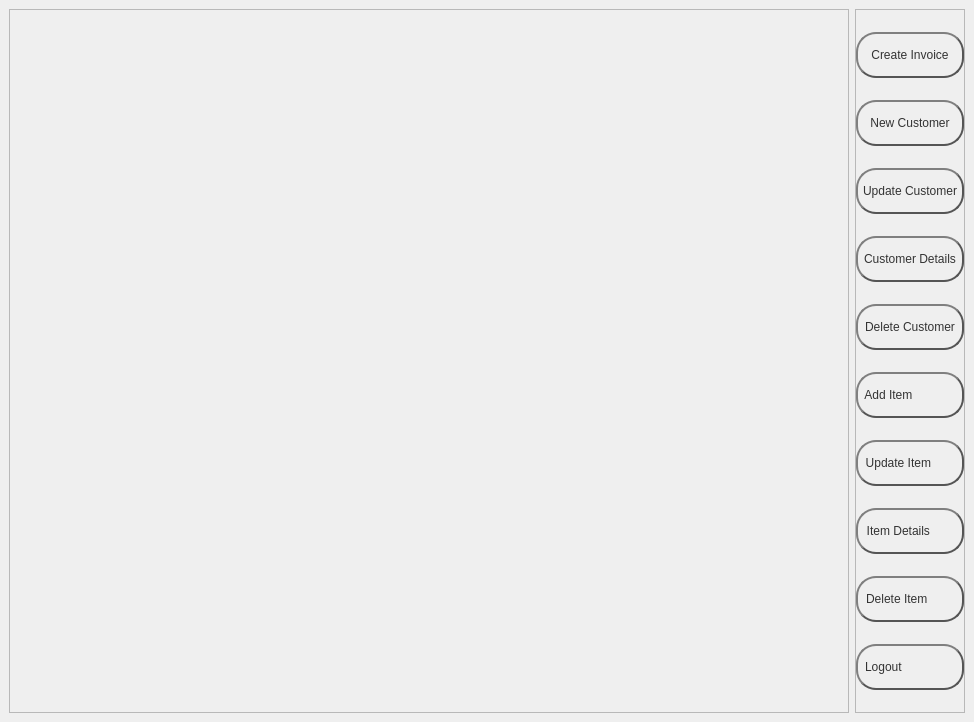
<?xml version="1.0" encoding="UTF-8"?>
<ui version="4.0">
 <class>MainWindow</class>
 <widget class="QMainWindow" name="MainWindow">
  <property name="geometry">
   <rect>
    <x>0</x>
    <y>0</y>
    <width>974</width>
    <height>722</height>
   </rect>
  </property>
  <property name="windowTitle">
   <string>Bill Management System</string>
  </property>
  <property name="styleSheet">
   <string notr="true">QMainWindow{background-image: url(:/newPrefix/cashier-supermarket-billing-software-pos-pchvector-e1584790103322.jpg);}
</string>
  </property>
  <widget class="QWidget" name="centralwidget">
   <property name="styleSheet">
    <string notr="true"/>
   </property>
   <layout class="QHBoxLayout" name="horizontalLayout">
    <item>
     <widget class="QFrame" name="left_Frame_2">
      <property name="frameShape">
       <enum>QFrame::StyledPanel</enum>
      </property>
      <property name="frameShadow">
       <enum>QFrame::Raised</enum>
      </property>
      <layout class="QHBoxLayout" name="horizontalLayout_2">
       <item>
        <widget class="QStackedWidget" name="stackedWidget">
         <property name="currentIndex">
          <number>8</number>
         </property>
         <widget class="QWidget" name="create_Invoice_Page">
          <property name="styleSheet">
           <string notr="true">background-color: rgb(255, 255, 255);</string>
          </property>
         </widget>
         <widget class="QWidget" name="new_Customer_Page">
          <property name="styleSheet">
           <string notr="true">background-color: rgb(255, 170, 0);</string>
          </property>
         </widget>
         <widget class="QWidget" name="update_Customer_Page"/>
         <widget class="QWidget" name="customer_Details_Page"/>
         <widget class="QWidget" name="delete_Customer_Page"/>
         <widget class="QWidget" name="add_Item_Page"/>
         <widget class="QWidget" name="update_Item_Page"/>
         <widget class="QWidget" name="item_Details_Page"/>
         <widget class="QWidget" name="delete_Item_page"/>
        </widget>
       </item>
      </layout>
     </widget>
    </item>
    <item>
     <widget class="QFrame" name="right_Frame">
      <property name="maximumSize">
       <size>
        <width>200</width>
        <height>16777215</height>
       </size>
      </property>
      <property name="frameShape">
       <enum>QFrame::StyledPanel</enum>
      </property>
      <property name="frameShadow">
       <enum>QFrame::Raised</enum>
      </property>
      <layout class="QVBoxLayout" name="verticalLayout_4">
       <property name="spacing">
        <number>0</number>
       </property>
       <property name="leftMargin">
        <number>0</number>
       </property>
       <property name="topMargin">
        <number>0</number>
       </property>
       <property name="rightMargin">
        <number>0</number>
       </property>
       <property name="bottomMargin">
        <number>0</number>
       </property>
       <item>
        <widget class="QPushButton" name="pushButton_9">
         <property name="maximumSize">
          <size>
           <width>16777215</width>
           <height>46</height>
          </size>
         </property>
         <property name="styleSheet">
          <string notr="true">QPushButton {
color: #333;
border: 2px solid #555;
border-radius: 20px;
border-style: outset;
background: qradialgradient(
cx: 0.3, cy: -0.4, fx: 0.3, fy: -0.4,
radius: 1.35, stop: 0 #fff, stop: 1 #888
);
padding: 5px;
}

QPushButton:hover {
background: qradialgradient(
cx: 0.3, cy: -0.4, fx: 0.3, fy: -0.4,
radius: 1.35, stop: 0 #fff, stop: 1 #bbb
);
}

QPushButton:pressed {
border-style: inset;
background: qradialgradient(
cx: 0.4, cy: -0.1, fx: 0.4, fy: -0.1,
radius: 1.35, stop: 0 #fff, stop: 1 #ddd
);
}</string>
         </property>
         <property name="text">
          <string>Create Invoice</string>
         </property>
         <property name="icon">
          <iconset resource="Images/background.qrc">
           <normaloff>:/newPrefix/Create Invoice.png</normaloff>:/newPrefix/Create Invoice.png</iconset>
         </property>
         <property name="iconSize">
          <size>
           <width>35</width>
           <height>35</height>
          </size>
         </property>
        </widget>
       </item>
       <item>
        <widget class="QPushButton" name="pushButton">
         <property name="maximumSize">
          <size>
           <width>16777215</width>
           <height>46</height>
          </size>
         </property>
         <property name="styleSheet">
          <string notr="true">QPushButton {
color: #333;
border: 2px solid #555;
border-radius: 20px;
border-style: outset;
background: qradialgradient(
cx: 0.3, cy: -0.4, fx: 0.3, fy: -0.4,
radius: 1.35, stop: 0 #fff, stop: 1 #888
);
padding: 5px;
}

QPushButton:hover {
background: qradialgradient(
cx: 0.3, cy: -0.4, fx: 0.3, fy: -0.4,
radius: 1.35, stop: 0 #fff, stop: 1 #bbb
);
}

QPushButton:pressed {
border-style: inset;
background: qradialgradient(
cx: 0.4, cy: -0.1, fx: 0.4, fy: -0.1,
radius: 1.35, stop: 0 #fff, stop: 1 #ddd
);
}</string>
         </property>
         <property name="text">
          <string>New Customer</string>
         </property>
         <property name="icon">
          <iconset resource="Images/background.qrc">
           <normaloff>:/newPrefix/Add User1.png</normaloff>:/newPrefix/Add User1.png</iconset>
         </property>
         <property name="iconSize">
          <size>
           <width>35</width>
           <height>35</height>
          </size>
         </property>
        </widget>
       </item>
       <item>
        <widget class="QPushButton" name="pushButton_2">
         <property name="maximumSize">
          <size>
           <width>16777215</width>
           <height>46</height>
          </size>
         </property>
         <property name="styleSheet">
          <string notr="true">QPushButton {
color: #333;
border: 2px solid #555;
border-radius: 20px;
border-style: outset;
background: qradialgradient(
cx: 0.3, cy: -0.4, fx: 0.3, fy: -0.4,
radius: 1.35, stop: 0 #fff, stop: 1 #888
);
padding: 5px;
}

QPushButton:hover {
background: qradialgradient(
cx: 0.3, cy: -0.4, fx: 0.3, fy: -0.4,
radius: 1.35, stop: 0 #fff, stop: 1 #bbb
);
}

QPushButton:pressed {
border-style: inset;
background: qradialgradient(
cx: 0.4, cy: -0.1, fx: 0.4, fy: -0.1,
radius: 1.35, stop: 0 #fff, stop: 1 #ddd
);
}</string>
         </property>
         <property name="text">
          <string>Update Customer</string>
         </property>
         <property name="icon">
          <iconset resource="Images/background.qrc">
           <normaloff>:/newPrefix/update customer1.png</normaloff>:/newPrefix/update customer1.png</iconset>
         </property>
         <property name="iconSize">
          <size>
           <width>35</width>
           <height>35</height>
          </size>
         </property>
        </widget>
       </item>
       <item>
        <widget class="QPushButton" name="pushButton_3">
         <property name="maximumSize">
          <size>
           <width>16777215</width>
           <height>46</height>
          </size>
         </property>
         <property name="styleSheet">
          <string notr="true">QPushButton {
color: #333;
border: 2px solid #555;
border-radius: 20px;
border-style: outset;
background: qradialgradient(
cx: 0.3, cy: -0.4, fx: 0.3, fy: -0.4,
radius: 1.35, stop: 0 #fff, stop: 1 #888
);
padding: 5px;
}

QPushButton:hover {
background: qradialgradient(
cx: 0.3, cy: -0.4, fx: 0.3, fy: -0.4,
radius: 1.35, stop: 0 #fff, stop: 1 #bbb
);
}

QPushButton:pressed {
border-style: inset;
background: qradialgradient(
cx: 0.4, cy: -0.1, fx: 0.4, fy: -0.1,
radius: 1.35, stop: 0 #fff, stop: 1 #ddd
);
}</string>
         </property>
         <property name="text">
          <string>Customer Details</string>
         </property>
         <property name="icon">
          <iconset resource="Images/background.qrc">
           <normaloff>:/newPrefix/Customer_Details1.png</normaloff>:/newPrefix/Customer_Details1.png</iconset>
         </property>
         <property name="iconSize">
          <size>
           <width>35</width>
           <height>35</height>
          </size>
         </property>
        </widget>
       </item>
       <item>
        <widget class="QPushButton" name="pushButton_4">
         <property name="maximumSize">
          <size>
           <width>16777215</width>
           <height>46</height>
          </size>
         </property>
         <property name="styleSheet">
          <string notr="true">QPushButton {
color: #333;
border: 2px solid #555;
border-radius: 20px;
border-style: outset;
background: qradialgradient(
cx: 0.3, cy: -0.4, fx: 0.3, fy: -0.4,
radius: 1.35, stop: 0 #fff, stop: 1 #888
);
padding: 5px;
}

QPushButton:hover {
background: qradialgradient(
cx: 0.3, cy: -0.4, fx: 0.3, fy: -0.4,
radius: 1.35, stop: 0 #fff, stop: 1 #bbb
);
}

QPushButton:pressed {
border-style: inset;
background: qradialgradient(
cx: 0.4, cy: -0.1, fx: 0.4, fy: -0.1,
radius: 1.35, stop: 0 #fff, stop: 1 #ddd
);
}</string>
         </property>
         <property name="text">
          <string>Delete Customer</string>
         </property>
         <property name="icon">
          <iconset resource="Images/background.qrc">
           <normaloff>:/newPrefix/Delete customer.png</normaloff>:/newPrefix/Delete customer.png</iconset>
         </property>
         <property name="iconSize">
          <size>
           <width>35</width>
           <height>35</height>
          </size>
         </property>
        </widget>
       </item>
       <item>
        <widget class="QPushButton" name="pushButton_5">
         <property name="maximumSize">
          <size>
           <width>16777215</width>
           <height>46</height>
          </size>
         </property>
         <property name="styleSheet">
          <string notr="true">QPushButton {
color: #333;
border: 2px solid #555;
border-radius: 20px;
border-style: outset;
background: qradialgradient(
cx: 0.3, cy: -0.4, fx: 0.3, fy: -0.4,
radius: 1.35, stop: 0 #fff, stop: 1 #888
);
padding: 5px;
}

QPushButton:hover {
background: qradialgradient(
cx: 0.3, cy: -0.4, fx: 0.3, fy: -0.4,
radius: 1.35, stop: 0 #fff, stop: 1 #bbb
);
}

QPushButton:pressed {
border-style: inset;
background: qradialgradient(
cx: 0.4, cy: -0.1, fx: 0.4, fy: -0.1,
radius: 1.35, stop: 0 #fff, stop: 1 #ddd
);
}</string>
         </property>
         <property name="text">
          <string>Add Item             </string>
         </property>
         <property name="icon">
          <iconset resource="Images/background.qrc">
           <normaloff>:/newPrefix/Add item.png</normaloff>:/newPrefix/Add item.png</iconset>
         </property>
         <property name="iconSize">
          <size>
           <width>35</width>
           <height>35</height>
          </size>
         </property>
         <property name="flat">
          <bool>false</bool>
         </property>
        </widget>
       </item>
       <item>
        <widget class="QPushButton" name="pushButton_6">
         <property name="maximumSize">
          <size>
           <width>16777215</width>
           <height>46</height>
          </size>
         </property>
         <property name="styleSheet">
          <string notr="true">QPushButton {
color: #333;
border: 2px solid #555;
border-radius: 20px;
border-style: outset;
background: qradialgradient(
cx: 0.3, cy: -0.4, fx: 0.3, fy: -0.4,
radius: 1.35, stop: 0 #fff, stop: 1 #888
);
padding: 5px;
}

QPushButton:hover {
background: qradialgradient(
cx: 0.3, cy: -0.4, fx: 0.3, fy: -0.4,
radius: 1.35, stop: 0 #fff, stop: 1 #bbb
);
}

QPushButton:pressed {
border-style: inset;
background: qradialgradient(
cx: 0.4, cy: -0.1, fx: 0.4, fy: -0.1,
radius: 1.35, stop: 0 #fff, stop: 1 #ddd
);
}</string>
         </property>
         <property name="text">
          <string>Update Item       </string>
         </property>
         <property name="icon">
          <iconset resource="Images/background.qrc">
           <normaloff>:/newPrefix/Update Item.png</normaloff>:/newPrefix/Update Item.png</iconset>
         </property>
         <property name="iconSize">
          <size>
           <width>35</width>
           <height>35</height>
          </size>
         </property>
        </widget>
       </item>
       <item>
        <widget class="QPushButton" name="pushButton_7">
         <property name="maximumSize">
          <size>
           <width>16777215</width>
           <height>46</height>
          </size>
         </property>
         <property name="styleSheet">
          <string notr="true">QPushButton {
color: #333;
border: 2px solid #555;
border-radius: 20px;
border-style: outset;
background: qradialgradient(
cx: 0.3, cy: -0.4, fx: 0.3, fy: -0.4,
radius: 1.35, stop: 0 #fff, stop: 1 #888
);
padding: 5px;
}

QPushButton:hover {
background: qradialgradient(
cx: 0.3, cy: -0.4, fx: 0.3, fy: -0.4,
radius: 1.35, stop: 0 #fff, stop: 1 #bbb
);
}

QPushButton:pressed {
border-style: inset;
background: qradialgradient(
cx: 0.4, cy: -0.1, fx: 0.4, fy: -0.1,
radius: 1.35, stop: 0 #fff, stop: 1 #ddd
);
}</string>
         </property>
         <property name="text">
          <string>Item Details       </string>
         </property>
         <property name="icon">
          <iconset resource="Images/background.qrc">
           <normaloff>:/newPrefix/Item Details.png</normaloff>:/newPrefix/Item Details.png</iconset>
         </property>
         <property name="iconSize">
          <size>
           <width>35</width>
           <height>35</height>
          </size>
         </property>
        </widget>
       </item>
       <item>
        <widget class="QPushButton" name="pushButton_8">
         <property name="maximumSize">
          <size>
           <width>16777215</width>
           <height>46</height>
          </size>
         </property>
         <property name="styleSheet">
          <string notr="true">QPushButton {
color: #333;
border: 2px solid #555;
border-radius: 20px;
border-style: outset;
background: qradialgradient(
cx: 0.3, cy: -0.4, fx: 0.3, fy: -0.4,
radius: 1.35, stop: 0 #fff, stop: 1 #888
);
padding: 5px;
}

QPushButton:hover {
background: qradialgradient(
cx: 0.3, cy: -0.4, fx: 0.3, fy: -0.4,
radius: 1.35, stop: 0 #fff, stop: 1 #bbb
);
}

QPushButton:pressed {
border-style: inset;
background: qradialgradient(
cx: 0.4, cy: -0.1, fx: 0.4, fy: -0.1,
radius: 1.35, stop: 0 #fff, stop: 1 #ddd
);
}</string>
         </property>
         <property name="text">
          <string>Delete Item        </string>
         </property>
         <property name="icon">
          <iconset resource="Images/background.qrc">
           <normaloff>:/newPrefix/Delete item.png</normaloff>:/newPrefix/Delete item.png</iconset>
         </property>
         <property name="iconSize">
          <size>
           <width>35</width>
           <height>35</height>
          </size>
         </property>
        </widget>
       </item>
       <item>
        <widget class="QPushButton" name="pushButton_10">
         <property name="maximumSize">
          <size>
           <width>16777215</width>
           <height>46</height>
          </size>
         </property>
         <property name="styleSheet">
          <string notr="true">QPushButton {
color: #333;
border: 2px solid #555;
border-radius: 20px;
border-style: outset;
background: qradialgradient(
cx: 0.3, cy: -0.4, fx: 0.3, fy: -0.4,
radius: 1.35, stop: 0 #fff, stop: 1 #888
);
padding: 5px;
}

QPushButton:hover {
background: qradialgradient(
cx: 0.3, cy: -0.4, fx: 0.3, fy: -0.4,
radius: 1.35, stop: 0 #fff, stop: 1 #bbb
);
}

QPushButton:pressed {
border-style: inset;
background: qradialgradient(
cx: 0.4, cy: -0.1, fx: 0.4, fy: -0.1,
radius: 1.35, stop: 0 #fff, stop: 1 #ddd
);
}</string>
         </property>
         <property name="text">
          <string>Logout                </string>
         </property>
         <property name="icon">
          <iconset resource="Images/background.qrc">
           <normaloff>:/newPrefix/Logout.png</normaloff>:/newPrefix/Logout.png</iconset>
         </property>
         <property name="iconSize">
          <size>
           <width>35</width>
           <height>35</height>
          </size>
         </property>
        </widget>
       </item>
      </layout>
     </widget>
    </item>
   </layout>
  </widget>
 </widget>
 <tabstops>
  <tabstop>pushButton_9</tabstop>
  <tabstop>pushButton</tabstop>
  <tabstop>pushButton_2</tabstop>
  <tabstop>pushButton_3</tabstop>
  <tabstop>pushButton_4</tabstop>
  <tabstop>pushButton_5</tabstop>
  <tabstop>pushButton_6</tabstop>
  <tabstop>pushButton_7</tabstop>
  <tabstop>pushButton_8</tabstop>
  <tabstop>pushButton_10</tabstop>
 </tabstops>
 <resources>
  <include location="Images/background.qrc"/>
 </resources>
 <connections/>
</ui>
